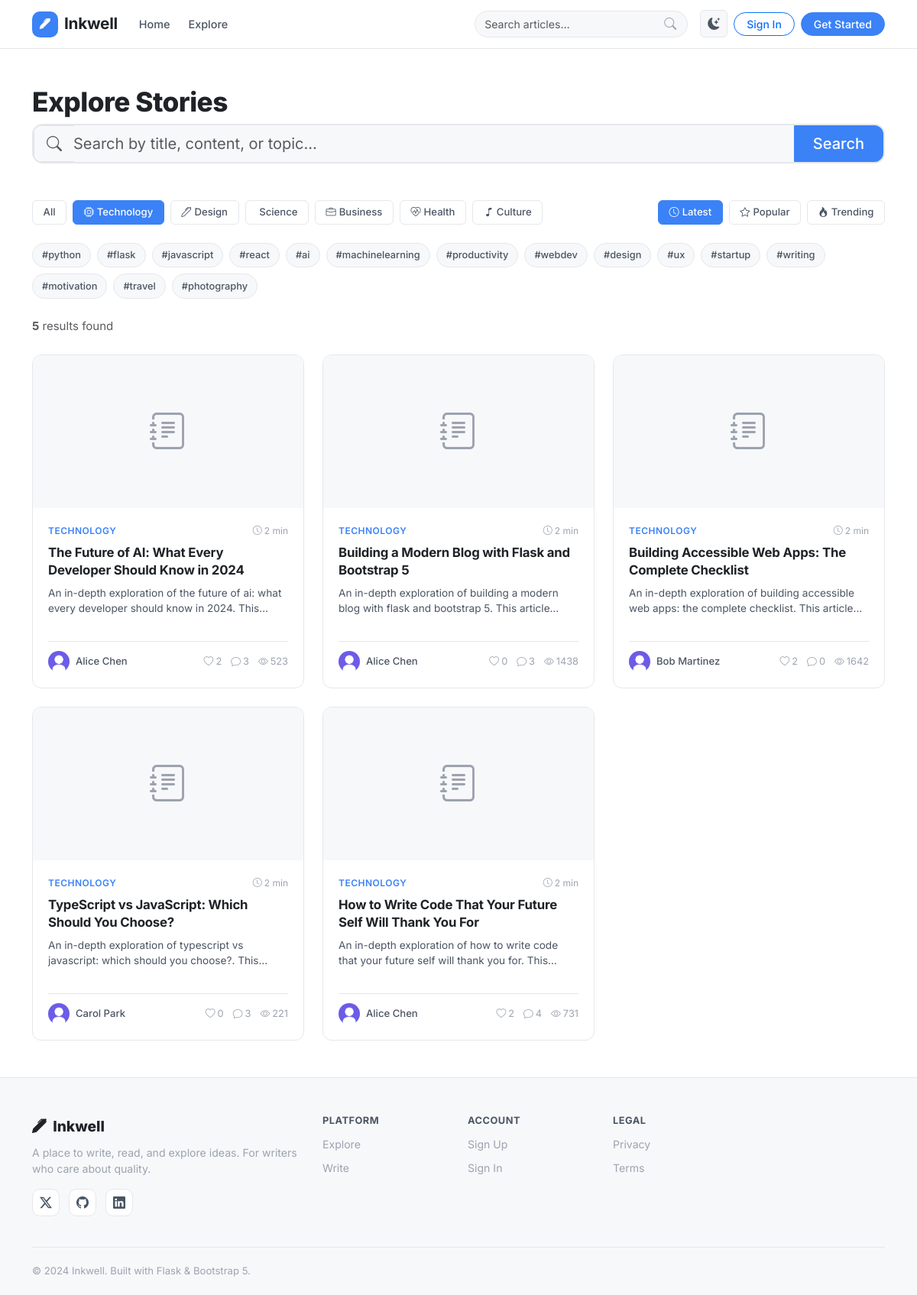
/posts/?q=&category=technology&sort=latest, run on an earlier commit of the app's database.
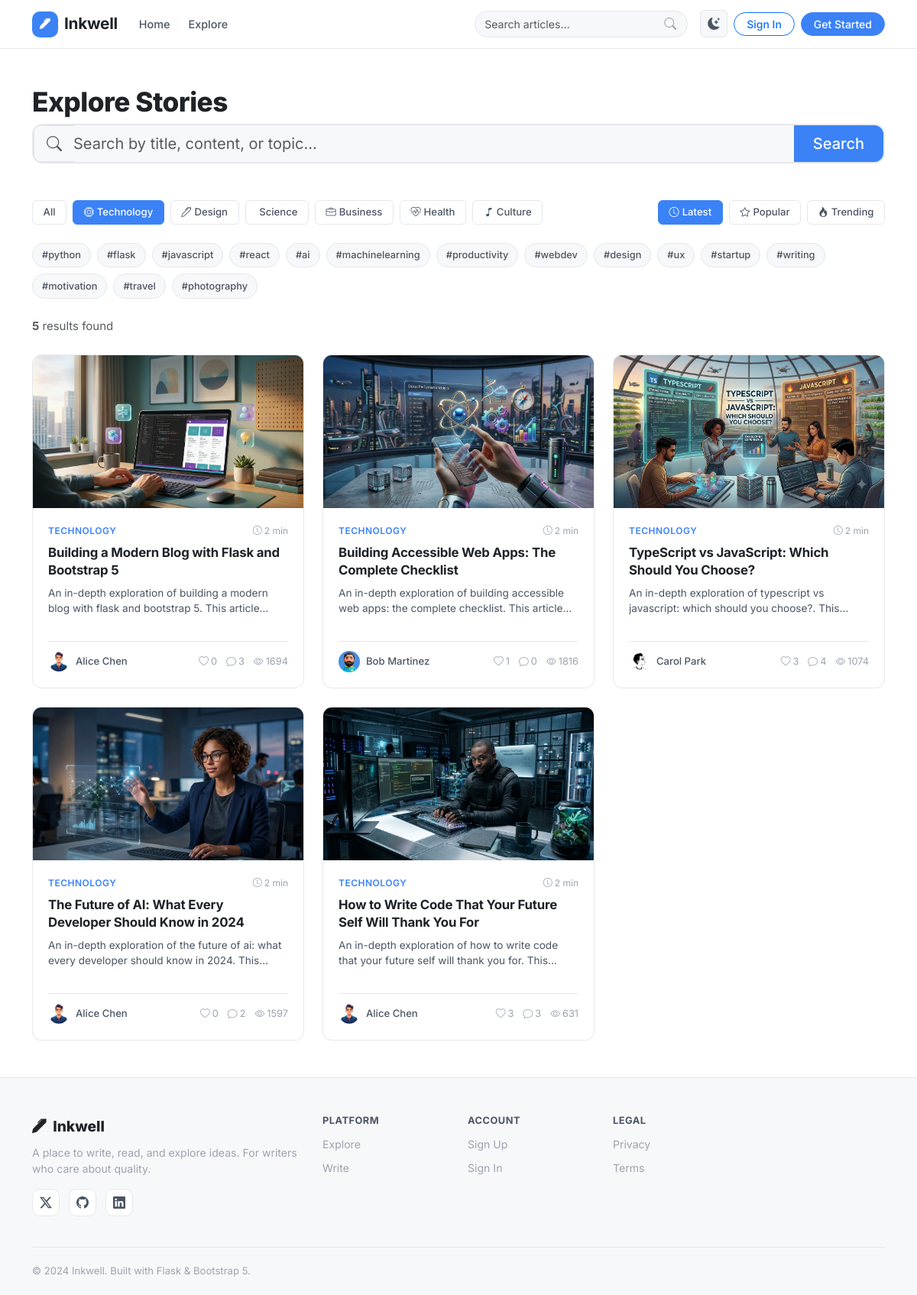
And on a later commit of the database.
### app/models/category.py (models this page shows, shortened)
class Category(db.Model):
    __tablename__ = "categories"
    id = db.Column(db.Integer, primary_key=True)
    name = db.Column(db.String(80), unique=True, nullable=False)
    slug = db.Column(db.String(100), unique=True, nullable=False)
    description = db.Column(db.String(255))
    color = db.Column(db.String(7), default="#3b82d4")
    icon = db.Column(db.String(50), default="bi-journal")
    posts = db.relationship("Post", backref="category", lazy="dynamic")

### app/models/tag.py (models this page shows, shortened)
class Tag(db.Model):
    __tablename__ = "tags"
    id = db.Column(db.Integer, primary_key=True)
    name = db.Column(db.String(50), unique=True, nullable=False)
    slug = db.Column(db.String(60), unique=True, nullable=False)

### app/models/post.py (models this page shows, shortened)
class Post(db.Model):
    __tablename__ = "posts"
    id = db.Column(db.Integer, primary_key=True)
    title = db.Column(db.String(255), nullable=False)
    slug = db.Column(db.String(300), unique=True, nullable=False, index=True)
    excerpt = db.Column(db.String(500))
    content = db.Column(db.Text, nullable=False)
    cover_image = db.Column(db.String(255))
    status = db.Column(db.String(20), default="draft")  # draft | published | flagged
    is_featured = db.Column(db.Boolean, default=False)
    view_count = db.Column(db.Integer, default=0)
    reading_time = db.Column(db.Integer, default=1)  # minutes
    author_id = db.Column(db.Integer, db.ForeignKey("users.id"), nullable=False)
    category_id = db.Column(db.Integer, db.ForeignKey("categories.id"))
    created_at = db.Column(db.DateTime, default=datetime.utcnow)
    updated_at = db.Column(db.DateTime, default=datetime.utcnow, onupdate=datetime.utcnow)
    published_at = db.Column(db.DateTime)
    comments = db.relationship("Comment", backref="post", lazy="dynamic",
                                cascade="all, delete-orphan")
    bookmarks = db.relationship("Bookmark", backref="post", lazy="dynamic",
                                 cascade="all, delete-orphan")
    tags = db.relationship("Tag", secondary=post_tags, backref=db.backref("posts", lazy="dynamic"))
    @property
    def like_count(self):
        from .like import Like
        return Like.query.filter_by(target_type="post", target_id=self.id).count()
    @property
    def comment_count(self):
        return self.comments.filter_by(parent_id=None).count()

### app/models/user.py (models this page shows, shortened)
class User(db.Model):
    __tablename__ = "users"
    id = db.Column(db.Integer, primary_key=True)
    username = db.Column(db.String(64), unique=True, nullable=False, index=True)
    email = db.Column(db.String(120), unique=True, nullable=False, index=True)
    password_hash = db.Column(db.String(256), nullable=False)
    display_name = db.Column(db.String(100))
    bio = db.Column(db.Text)
    avatar_url = db.Column(db.String(255), default="default_avatar.png")
    website = db.Column(db.String(255))
    twitter = db.Column(db.String(100))
    github = db.Column(db.String(100))
    linkedin = db.Column(db.String(100))
    role = db.Column(db.String(20), default="user")  # user | author | admin
    is_active = db.Column(db.Boolean, default=True)
    is_email_verified = db.Column(db.Boolean, default=False)
    created_at = db.Column(db.DateTime, default=datetime.utcnow)
    updated_at = db.Column(db.DateTime, default=datetime.utcnow, onupdate=datetime.utcnow)
    last_seen = db.Column(db.DateTime)
    posts = db.relationship("Post", backref="author", lazy="dynamic", cascade="all, delete-orphan")
    comments = db.relationship("Comment", backref="author", lazy="dynamic", cascade="all, delete-orphan")
    likes = db.relationship("Like", backref="user", lazy="dynamic", cascade="all, delete-orphan")
    bookmarks = db.relationship("Bookmark", backref="user", lazy="dynamic", cascade="all, delete-orphan")
    notifications = db.relationship("Notification", backref="recipient", lazy="dynamic",
                                    foreign_keys="Notification.user_id", cascade="all, delete-orphan")
    followed = db.relationship(
        "User",
        secondary=followers_table,
        primaryjoin=(followers_table.c.follower_id == id),
        secondaryjoin=(followers_table.c.followed_id == id),
        backref=db.backref("followers", lazy="dynamic"),
        lazy="dynamic",
    )

### app/blueprints/posts/__init__.py (the view)
@posts_bp.route("/")
def index():
    page = request.args.get("page", 1, type=int)
    q = request.args.get("q", "")
    category = request.args.get("category", "")
    tag = request.args.get("tag", "")
    sort = request.args.get("sort", "latest")
    query = Post.query.filter_by(status="published")
    if q:
        query = query.filter(
            Post.title.ilike(f"%{q}%") | Post.content.ilike(f"%{q}%") | Post.excerpt.ilike(f"%{q}%")
        )
    if category:
        cat = Category.query.filter_by(slug=category).first()
        if cat:
            query = query.filter_by(category_id=cat.id)
    if tag:
        t = Tag.query.filter_by(slug=tag).first()
        if t:
            query = query.filter(Post.tags.contains(t))
    if sort == "popular":
        query = query.order_by(Post.view_count.desc())
    elif sort == "trending":
        from datetime import timedelta
        week_ago = datetime.utcnow() - timedelta(days=7)
        query = query.filter(Post.published_at >= week_ago).order_by(Post.view_count.desc())
    else:
        query = query.order_by(Post.published_at.desc())
    from flask import current_app
    pagination = query.paginate(page=page, per_page=current_app.config["POSTS_PER_PAGE"], error_out=False)
    categories = Category.query.all()
    popular_tags = Tag.query.all()
    featured = Post.query.filter_by(status="published", is_featured=True).order_by(Post.published_at.desc()).limit(3).all()
    return render_template(
        "posts/index.html",
        posts=pagination.items,
        pagination=pagination,
        categories=categories,
        popular_tags=popular_tags,
        featured=featured,
        current_q=q,
        current_category=category,
        current_tag=tag,
        current_sort=sort,
        current_user=get_current_user(),
    )

### app/blueprints/posts/__init__.py (called while the page is built)
def get_current_user():
    uid = session.get("user_id")
    return User.query.get(uid) if uid else None

### app/templates/posts/index.html (shortened to what the changed rows need)
{% extends "base.html" %}
{% block content %}
<div class="container py-5">
  <div class="explore-header mb-5" data-aos="fade-up">
    <h1 class="explore-title">Explore Stories</h1>
  </div>
  <div class="filters-bar mb-4 d-flex flex-wrap align-items-center gap-3">
    <div class="d-flex flex-wrap gap-2">
      <a href="{{ url_for('posts.index', q=current_q, sort=current_sort) }}"
         class="btn btn-filter {% if not current_category %}active{% endif %}">All</a>
      {% for cat in categories %}
      <a href="{{ url_for('posts.index', q=current_q, category=cat.slug, sort=current_sort) }}"
         class="btn btn-filter {% if current_category == cat.slug %}active{% endif %}"
         style="{% if current_category == cat.slug %}--filter-color: {{ cat.color }}{% endif %}">
        <i class="{{ cat.icon }} me-1"></i>{{ cat.name }}
      </a>
      {% endfor %}
    </div>
    <div class="ms-auto d-flex gap-2">
      {% for s, label in [('latest','Latest'), ('popular','Popular'), ('trending','Trending')] %}
      <a href="{{ url_for('posts.index', q=current_q, category=current_category, tag=current_tag, sort=s) }}"
         class="btn btn-sort {% if current_sort == s %}active{% endif %}">
        <i class="bi bi-{% if s == 'latest' %}clock{% elif s == 'popular' %}star{% else %}fire{% endif %} me-1"></i>{{ label }}
      </a>
      {% endfor %}
    </div>
  </div>
  {% if popular_tags %}
  <div class="tags-strip mb-4 d-flex gap-2 flex-wrap">
    {% for tag in popular_tags[:15] %}
    <a href="{{ url_for('posts.index', tag=tag.slug) }}"
       class="badge-tag-explore {% if current_tag == tag.slug %}active{% endif %}">#{{ tag.name }}</a>
    {% endfor %}
  </div>
  {% endif %}
  {% if posts %}
  <div class="explore-grid">
    {% for post in posts %}
    <article class="post-card" data-aos="fade-up" data-aos-delay="{{ (loop.index0 % 3) * 60 }}">
      <a href="{{ url_for('posts.detail', slug=post.slug) }}" class="post-card-image-link">
        {% if post.cover_image %}
        <img src="{{ url_for('static', filename=post.cover_image) }}" alt="{{ post.title }}" class="post-card-img" loading="lazy" onerror="this.parentElement.classList.add('no-image')">
        {% else %}
        <div class="post-card-img-placeholder"><i class="bi bi-journal-text"></i></div>
        {% endif %}
      </a>
      <div class="post-card-body">
        <div class="post-card-meta-top">
          {% if post.category %}
          <a href="{{ url_for('posts.index', category=post.category.slug) }}" class="post-category-badge" style="color: {{ post.category.color }}">{{ post.category.name }}</a>
          {% endif %}
          <span class="post-reading-time"><i class="bi bi-clock"></i> {{ post.reading_time }} min</span>
        </div>
        <h3 class="post-card-title"><a href="{{ url_for('posts.detail', slug=post.slug) }}">{{ post.title }}</a></h3>
        <p class="post-card-excerpt">{{ post.excerpt or (post.content|striptags)[:120] }}…</p>
        <div class="post-card-footer">
          <a href="{{ url_for('users.profile', username=post.author.username) }}" class="author-link-sm">
            <img src="{{ url_for('static', filename=post.author.avatar_url) }}" alt="{{ post.author.username }}"
                 class="avatar-xs rounded-circle" onerror="this.src='/static/images/default_avatar.png'">
            <span>{{ post.author.display_name or post.author.username }}</span>
          </a>
          <div class="post-card-stats">
            <span><i class="bi bi-heart"></i> {{ post.like_count }}</span>
            <span><i class="bi bi-chat"></i> {{ post.comment_count }}</span>
            <span><i class="bi bi-eye"></i> {{ post.view_count }}</span>
          </div>
        </div>
      </div>
    </article>
    {% endfor %}
  </div>
  {% endif %}
</div>
{% endblock %}

What changed in the data, as far as the page shows it:
changed Post "Building a Modern Blog with Flask and Bootstrap 5": cover_image: picture added; avatar_url: picture added in place of a placeholder; view_count "1438" → "1694"
changed Post "Building Accessible Web Apps: The Complete Checklist": cover_image: picture added; avatar_url: picture added in place of a placeholder; like_count "2" → "1"; view_count "1642" → "1816"
changed Post "TypeScript vs JavaScript: Which Should You Choose?": cover_image: picture added; avatar_url: picture added in place of a placeholder; like_count "0" → "3"; comment_count "3" → "4"; view_count "221" → "1074"
changed Post "The Future of AI: What Every Developer Should Know in 2024": cover_image: picture added; avatar_url: picture added in place of a placeholder; like_count "2" → "0"; comment_count "3" → "2"; view_count "523" → "1597"; moves down the list
changed Post "How to Write Code That Your Future Self Will Thank You For": cover_image: picture added; avatar_url: picture added in place of a placeholder; like_count "2" → "3"; comment_count "4" → "3"; view_count "731" → "631"
